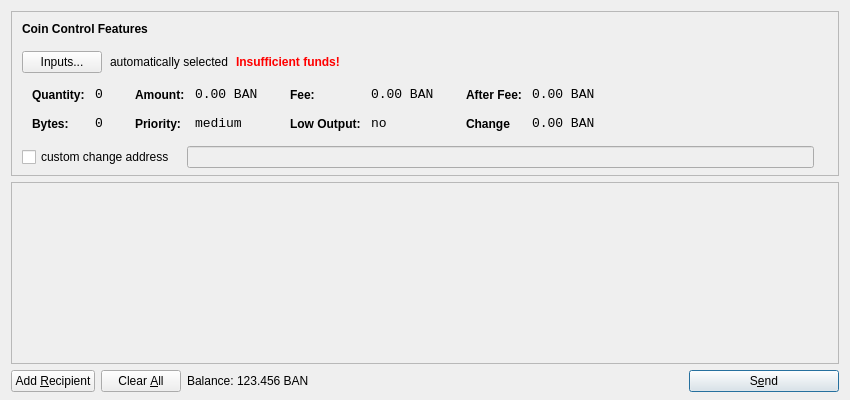
<?xml version="1.0" encoding="UTF-8"?>
<ui version="4.0">
 <class>SendCoinsDialog</class>
 <widget class="QDialog" name="SendCoinsDialog">
  <property name="geometry">
   <rect>
    <x>0</x>
    <y>0</y>
    <width>850</width>
    <height>400</height>
   </rect>
  </property>
  <property name="windowTitle">
   <string>Send Coins</string>
  </property>
  <layout class="QVBoxLayout" name="verticalLayout" stretch="0,1,0">
   <property name="bottomMargin">
    <number>8</number>
   </property>
   <item>
    <widget class="QFrame" name="frameCoinControl">
     <property name="sizePolicy">
      <sizepolicy hsizetype="Expanding" vsizetype="Expanding">
       <horstretch>0</horstretch>
       <verstretch>0</verstretch>
      </sizepolicy>
     </property>
     <property name="maximumSize">
      <size>
       <width>16777215</width>
       <height>16777215</height>
      </size>
     </property>
     <property name="frameShape">
      <enum>QFrame::StyledPanel</enum>
     </property>
     <property name="frameShadow">
      <enum>QFrame::Sunken</enum>
     </property>
     <layout class="QVBoxLayout" name="verticalLayoutCoinControl2">
      <property name="spacing">
       <number>-1</number>
      </property>
      <property name="leftMargin">
       <number>0</number>
      </property>
      <property name="topMargin">
       <number>0</number>
      </property>
      <property name="rightMargin">
       <number>0</number>
      </property>
      <property name="bottomMargin">
       <number>6</number>
      </property>
      <item>
       <layout class="QVBoxLayout" name="verticalLayoutCoinControl" stretch="0,0,0,0,1">
        <property name="spacing">
         <number>0</number>
        </property>
        <property name="leftMargin">
         <number>10</number>
        </property>
        <property name="topMargin">
         <number>10</number>
        </property>
        <item>
         <layout class="QHBoxLayout" name="horizontalLayoutCoinControl1">
          <property name="bottomMargin">
           <number>15</number>
          </property>
          <item>
           <widget class="QLabel" name="labelCoinControlFeatures">
            <property name="sizePolicy">
             <sizepolicy hsizetype="Preferred" vsizetype="Maximum">
              <horstretch>0</horstretch>
              <verstretch>0</verstretch>
             </sizepolicy>
            </property>
            <property name="font">
             <font>
              <weight>75</weight>
              <bold>true</bold>
             </font>
            </property>
            <property name="styleSheet">
             <string notr="true">font-weight:bold;</string>
            </property>
            <property name="text">
             <string>Coin Control Features</string>
            </property>
           </widget>
          </item>
         </layout>
        </item>
        <item>
         <layout class="QHBoxLayout" name="horizontalLayoutCoinControl2" stretch="0,0,0,0">
          <property name="spacing">
           <number>8</number>
          </property>
          <property name="bottomMargin">
           <number>10</number>
          </property>
          <item>
           <widget class="QPushButton" name="pushButtonCoinControl">
            <property name="styleSheet">
             <string notr="true"/>
            </property>
            <property name="text">
             <string>Inputs...</string>
            </property>
           </widget>
          </item>
          <item>
           <widget class="QLabel" name="labelCoinControlAutomaticallySelected">
            <property name="text">
             <string>automatically selected</string>
            </property>
            <property name="margin">
             <number>5</number>
            </property>
           </widget>
          </item>
          <item>
           <widget class="QLabel" name="labelCoinControlInsuffFunds">
            <property name="font">
             <font>
              <weight>75</weight>
              <bold>true</bold>
             </font>
            </property>
            <property name="styleSheet">
             <string notr="true">color:red;font-weight:bold;</string>
            </property>
            <property name="text">
             <string>Insufficient funds!</string>
            </property>
            <property name="margin">
             <number>5</number>
            </property>
           </widget>
          </item>
          <item>
           <spacer name="horizontalSpacerCoinControl">
            <property name="orientation">
             <enum>Qt::Horizontal</enum>
            </property>
            <property name="sizeHint" stdset="0">
             <size>
              <width>40</width>
              <height>1</height>
             </size>
            </property>
           </spacer>
          </item>
         </layout>
        </item>
        <item>
         <widget class="QWidget" name="widgetCoinControl" native="true">
          <property name="sizePolicy">
           <sizepolicy hsizetype="Preferred" vsizetype="Preferred">
            <horstretch>0</horstretch>
            <verstretch>0</verstretch>
           </sizepolicy>
          </property>
          <property name="minimumSize">
           <size>
            <width>0</width>
            <height>0</height>
           </size>
          </property>
          <property name="styleSheet">
           <string notr="true"/>
          </property>
          <layout class="QHBoxLayout" name="horizontalLayoutCoinControl5">
           <property name="margin">
            <number>0</number>
           </property>
           <item>
            <layout class="QHBoxLayout" name="horizontalLayoutCoinControl3" stretch="0,0,0,1">
             <property name="spacing">
              <number>20</number>
             </property>
             <property name="topMargin">
              <number>0</number>
             </property>
             <property name="bottomMargin">
              <number>10</number>
             </property>
             <item>
              <layout class="QFormLayout" name="formLayoutCoinControl1">
               <property name="horizontalSpacing">
                <number>10</number>
               </property>
               <property name="verticalSpacing">
                <number>14</number>
               </property>
               <property name="leftMargin">
                <number>10</number>
               </property>
               <property name="topMargin">
                <number>4</number>
               </property>
               <property name="rightMargin">
                <number>6</number>
               </property>
               <item row="0" column="0">
                <widget class="QLabel" name="labelCoinControlQuantityText">
                 <property name="styleSheet">
                  <string notr="true">font-weight:bold;</string>
                 </property>
                 <property name="text">
                  <string>Quantity:</string>
                 </property>
                 <property name="margin">
                  <number>0</number>
                 </property>
                </widget>
               </item>
               <item row="0" column="1">
                <widget class="QLabel" name="labelCoinControlQuantity">
                 <property name="font">
                  <font>
                   <family>Monospace</family>
                   <pointsize>10</pointsize>
                  </font>
                 </property>
                 <property name="cursor">
                  <cursorShape>IBeamCursor</cursorShape>
                 </property>
                 <property name="contextMenuPolicy">
                  <enum>Qt::ActionsContextMenu</enum>
                 </property>
                 <property name="text">
                  <string>0</string>
                 </property>
                 <property name="margin">
                  <number>0</number>
                 </property>
                 <property name="textInteractionFlags">
                  <set>Qt::LinksAccessibleByMouse|Qt::TextSelectableByKeyboard|Qt::TextSelectableByMouse</set>
                 </property>
                </widget>
               </item>
               <item row="1" column="0">
                <widget class="QLabel" name="labelCoinControlBytesText">
                 <property name="styleSheet">
                  <string notr="true">font-weight:bold;</string>
                 </property>
                 <property name="text">
                  <string>Bytes:</string>
                 </property>
                </widget>
               </item>
               <item row="1" column="1">
                <widget class="QLabel" name="labelCoinControlBytes">
                 <property name="font">
                  <font>
                   <family>Monospace</family>
                   <pointsize>10</pointsize>
                  </font>
                 </property>
                 <property name="cursor">
                  <cursorShape>IBeamCursor</cursorShape>
                 </property>
                 <property name="contextMenuPolicy">
                  <enum>Qt::ActionsContextMenu</enum>
                 </property>
                 <property name="text">
                  <string>0</string>
                 </property>
                 <property name="textInteractionFlags">
                  <set>Qt::LinksAccessibleByMouse|Qt::TextSelectableByKeyboard|Qt::TextSelectableByMouse</set>
                 </property>
                </widget>
               </item>
              </layout>
             </item>
             <item>
              <layout class="QFormLayout" name="formLayoutCoinControl2">
               <property name="horizontalSpacing">
                <number>10</number>
               </property>
               <property name="verticalSpacing">
                <number>14</number>
               </property>
               <property name="leftMargin">
                <number>6</number>
               </property>
               <property name="topMargin">
                <number>4</number>
               </property>
               <property name="rightMargin">
                <number>6</number>
               </property>
               <item row="0" column="0">
                <widget class="QLabel" name="labelCoinControlAmountText">
                 <property name="styleSheet">
                  <string notr="true">font-weight:bold;</string>
                 </property>
                 <property name="text">
                  <string>Amount:</string>
                 </property>
                 <property name="margin">
                  <number>0</number>
                 </property>
                </widget>
               </item>
               <item row="0" column="1">
                <widget class="QLabel" name="labelCoinControlAmount">
                 <property name="font">
                  <font>
                   <family>Monospace</family>
                   <pointsize>10</pointsize>
                  </font>
                 </property>
                 <property name="cursor">
                  <cursorShape>IBeamCursor</cursorShape>
                 </property>
                 <property name="contextMenuPolicy">
                  <enum>Qt::ActionsContextMenu</enum>
                 </property>
                 <property name="text">
                  <string>0.00 BAN</string>
                 </property>
                 <property name="textInteractionFlags">
                  <set>Qt::LinksAccessibleByMouse|Qt::TextSelectableByKeyboard|Qt::TextSelectableByMouse</set>
                 </property>
                </widget>
               </item>
               <item row="1" column="0">
                <widget class="QLabel" name="labelCoinControlPriorityText">
                 <property name="styleSheet">
                  <string notr="true">font-weight:bold;</string>
                 </property>
                 <property name="text">
                  <string>Priority:</string>
                 </property>
                </widget>
               </item>
               <item row="1" column="1">
                <widget class="QLabel" name="labelCoinControlPriority">
                 <property name="font">
                  <font>
                   <family>Monospace</family>
                   <pointsize>10</pointsize>
                  </font>
                 </property>
                 <property name="cursor">
                  <cursorShape>IBeamCursor</cursorShape>
                 </property>
                 <property name="contextMenuPolicy">
                  <enum>Qt::ActionsContextMenu</enum>
                 </property>
                 <property name="text">
                  <string>medium</string>
                 </property>
                 <property name="textInteractionFlags">
                  <set>Qt::LinksAccessibleByMouse|Qt::TextSelectableByKeyboard|Qt::TextSelectableByMouse</set>
                 </property>
                </widget>
               </item>
              </layout>
             </item>
             <item>
              <layout class="QFormLayout" name="formLayoutCoinControl3">
               <property name="horizontalSpacing">
                <number>10</number>
               </property>
               <property name="verticalSpacing">
                <number>14</number>
               </property>
               <property name="leftMargin">
                <number>6</number>
               </property>
               <property name="topMargin">
                <number>4</number>
               </property>
               <property name="rightMargin">
                <number>6</number>
               </property>
               <item row="0" column="0">
                <widget class="QLabel" name="labelCoinControlFeeText">
                 <property name="styleSheet">
                  <string notr="true">font-weight:bold;</string>
                 </property>
                 <property name="text">
                  <string>Fee:</string>
                 </property>
                 <property name="margin">
                  <number>0</number>
                 </property>
                </widget>
               </item>
               <item row="0" column="1">
                <widget class="QLabel" name="labelCoinControlFee">
                 <property name="font">
                  <font>
                   <family>Monospace</family>
                   <pointsize>10</pointsize>
                  </font>
                 </property>
                 <property name="cursor">
                  <cursorShape>IBeamCursor</cursorShape>
                 </property>
                 <property name="contextMenuPolicy">
                  <enum>Qt::ActionsContextMenu</enum>
                 </property>
                 <property name="text">
                  <string>0.00 BAN</string>
                 </property>
                 <property name="textInteractionFlags">
                  <set>Qt::LinksAccessibleByMouse|Qt::TextSelectableByKeyboard|Qt::TextSelectableByMouse</set>
                 </property>
                </widget>
               </item>
               <item row="1" column="0">
                <widget class="QLabel" name="labelCoinControlLowOutputText">
                 <property name="styleSheet">
                  <string notr="true">font-weight:bold;</string>
                 </property>
                 <property name="text">
                  <string>Low Output:</string>
                 </property>
                </widget>
               </item>
               <item row="1" column="1">
                <widget class="QLabel" name="labelCoinControlLowOutput">
                 <property name="font">
                  <font>
                   <family>Monospace</family>
                   <pointsize>10</pointsize>
                  </font>
                 </property>
                 <property name="cursor">
                  <cursorShape>IBeamCursor</cursorShape>
                 </property>
                 <property name="contextMenuPolicy">
                  <enum>Qt::ActionsContextMenu</enum>
                 </property>
                 <property name="text">
                  <string>no</string>
                 </property>
                 <property name="textInteractionFlags">
                  <set>Qt::LinksAccessibleByMouse|Qt::TextSelectableByKeyboard|Qt::TextSelectableByMouse</set>
                 </property>
                </widget>
               </item>
              </layout>
             </item>
             <item>
              <layout class="QFormLayout" name="formLayoutCoinControl4">
               <property name="horizontalSpacing">
                <number>10</number>
               </property>
               <property name="verticalSpacing">
                <number>14</number>
               </property>
               <property name="leftMargin">
                <number>6</number>
               </property>
               <property name="topMargin">
                <number>4</number>
               </property>
               <property name="rightMargin">
                <number>6</number>
               </property>
               <item row="0" column="0">
                <widget class="QLabel" name="labelCoinControlAfterFeeText">
                 <property name="styleSheet">
                  <string notr="true">font-weight:bold;</string>
                 </property>
                 <property name="text">
                  <string>After Fee:</string>
                 </property>
                 <property name="margin">
                  <number>0</number>
                 </property>
                </widget>
               </item>
               <item row="0" column="1">
                <widget class="QLabel" name="labelCoinControlAfterFee">
                 <property name="font">
                  <font>
                   <family>Monospace</family>
                   <pointsize>10</pointsize>
                  </font>
                 </property>
                 <property name="cursor">
                  <cursorShape>IBeamCursor</cursorShape>
                 </property>
                 <property name="contextMenuPolicy">
                  <enum>Qt::ActionsContextMenu</enum>
                 </property>
                 <property name="text">
                  <string>0.00 BAN</string>
                 </property>
                 <property name="textInteractionFlags">
                  <set>Qt::LinksAccessibleByMouse|Qt::TextSelectableByKeyboard|Qt::TextSelectableByMouse</set>
                 </property>
                </widget>
               </item>
               <item row="1" column="0">
                <widget class="QLabel" name="labelCoinControlChangeText">
                 <property name="styleSheet">
                  <string notr="true">font-weight:bold;</string>
                 </property>
                 <property name="text">
                  <string>Change</string>
                 </property>
                </widget>
               </item>
               <item row="1" column="1">
                <widget class="QLabel" name="labelCoinControlChange">
                 <property name="font">
                  <font>
                   <family>Monospace</family>
                   <pointsize>10</pointsize>
                  </font>
                 </property>
                 <property name="cursor">
                  <cursorShape>IBeamCursor</cursorShape>
                 </property>
                 <property name="contextMenuPolicy">
                  <enum>Qt::ActionsContextMenu</enum>
                 </property>
                 <property name="text">
                  <string>0.00 BAN</string>
                 </property>
                 <property name="textInteractionFlags">
                  <set>Qt::LinksAccessibleByMouse|Qt::TextSelectableByKeyboard|Qt::TextSelectableByMouse</set>
                 </property>
                </widget>
               </item>
              </layout>
             </item>
            </layout>
           </item>
          </layout>
         </widget>
        </item>
        <item>
         <layout class="QHBoxLayout" name="horizontalLayoutCoinControl4" stretch="0,0,0">
          <property name="spacing">
           <number>12</number>
          </property>
          <property name="sizeConstraint">
           <enum>QLayout::SetDefaultConstraint</enum>
          </property>
          <property name="topMargin">
           <number>5</number>
          </property>
          <property name="rightMargin">
           <number>5</number>
          </property>
          <item>
           <widget class="QCheckBox" name="checkBoxCoinControlChange">
            <property name="text">
             <string>custom change address</string>
            </property>
           </widget>
          </item>
          <item>
           <widget class="QLineEdit" name="lineEditCoinControlChange">
            <property name="enabled">
             <bool>false</bool>
            </property>
            <property name="sizePolicy">
             <sizepolicy hsizetype="Expanding" vsizetype="Fixed">
              <horstretch>0</horstretch>
              <verstretch>0</verstretch>
             </sizepolicy>
            </property>
           </widget>
          </item>
          <item>
           <widget class="QLabel" name="labelCoinControlChangeLabel">
            <property name="sizePolicy">
             <sizepolicy hsizetype="Preferred" vsizetype="Expanding">
              <horstretch>0</horstretch>
              <verstretch>0</verstretch>
             </sizepolicy>
            </property>
            <property name="minimumSize">
             <size>
              <width>0</width>
              <height>0</height>
             </size>
            </property>
            <property name="text">
             <string/>
            </property>
            <property name="margin">
             <number>3</number>
            </property>
           </widget>
          </item>
         </layout>
        </item>
        <item>
         <spacer name="verticalSpacerCoinControl">
          <property name="orientation">
           <enum>Qt::Vertical</enum>
          </property>
          <property name="sizeHint" stdset="0">
           <size>
            <width>800</width>
            <height>1</height>
           </size>
          </property>
         </spacer>
        </item>
       </layout>
      </item>
     </layout>
    </widget>
   </item>
   <item>
    <widget class="QScrollArea" name="scrollArea">
     <property name="widgetResizable">
      <bool>true</bool>
     </property>
     <widget class="QWidget" name="scrollAreaWidgetContents">
      <property name="geometry">
       <rect>
        <x>0</x>
        <y>0</y>
        <width>830</width>
        <height>165</height>
       </rect>
      </property>
      <layout class="QVBoxLayout" name="verticalLayout_2">
       <property name="margin">
        <number>0</number>
       </property>
       <item>
        <layout class="QVBoxLayout" name="entries">
         <property name="spacing">
          <number>6</number>
         </property>
        </layout>
       </item>
       <item>
        <spacer name="verticalSpacer">
         <property name="orientation">
          <enum>Qt::Vertical</enum>
         </property>
         <property name="sizeHint" stdset="0">
          <size>
           <width>20</width>
           <height>40</height>
          </size>
         </property>
        </spacer>
       </item>
      </layout>
     </widget>
    </widget>
   </item>
   <item>
    <layout class="QHBoxLayout" name="horizontalLayout">
     <item>
      <widget class="QPushButton" name="addButton">
       <property name="toolTip">
        <string>Send to multiple recipients at once</string>
       </property>
       <property name="text">
        <string>Add &amp;Recipient</string>
       </property>
       <property name="icon">
        <iconset resource="../bitcoin.qrc">
         <normaloff>:/icons/add</normaloff>:/icons/add</iconset>
       </property>
       <property name="autoDefault">
        <bool>false</bool>
       </property>
      </widget>
     </item>
     <item>
      <widget class="QPushButton" name="clearButton">
       <property name="sizePolicy">
        <sizepolicy hsizetype="Minimum" vsizetype="Fixed">
         <horstretch>0</horstretch>
         <verstretch>0</verstretch>
        </sizepolicy>
       </property>
       <property name="toolTip">
        <string>Remove all transaction fields</string>
       </property>
       <property name="text">
        <string>Clear &amp;All</string>
       </property>
       <property name="icon">
        <iconset resource="../bitcoin.qrc">
         <normaloff>:/icons/remove</normaloff>:/icons/remove</iconset>
       </property>
       <property name="autoRepeatDelay">
        <number>300</number>
       </property>
       <property name="autoDefault">
        <bool>false</bool>
       </property>
      </widget>
     </item>
     <item>
      <layout class="QHBoxLayout" name="horizontalLayout_2">
       <property name="spacing">
        <number>3</number>
       </property>
       <item>
        <widget class="QLabel" name="label">
         <property name="sizePolicy">
          <sizepolicy hsizetype="Preferred" vsizetype="Fixed">
           <horstretch>0</horstretch>
           <verstretch>0</verstretch>
          </sizepolicy>
         </property>
         <property name="text">
          <string>Balance:</string>
         </property>
        </widget>
       </item>
       <item>
        <widget class="QLabel" name="labelBalance">
         <property name="sizePolicy">
          <sizepolicy hsizetype="Preferred" vsizetype="Fixed">
           <horstretch>0</horstretch>
           <verstretch>0</verstretch>
          </sizepolicy>
         </property>
         <property name="cursor">
          <cursorShape>IBeamCursor</cursorShape>
         </property>
         <property name="text">
          <string>123.456 BAN</string>
         </property>
         <property name="textInteractionFlags">
          <set>Qt::LinksAccessibleByMouse|Qt::TextSelectableByKeyboard|Qt::TextSelectableByMouse</set>
         </property>
        </widget>
       </item>
      </layout>
     </item>
     <item>
      <spacer name="horizontalSpacer">
       <property name="orientation">
        <enum>Qt::Horizontal</enum>
       </property>
       <property name="sizeHint" stdset="0">
        <size>
         <width>40</width>
         <height>20</height>
        </size>
       </property>
      </spacer>
     </item>
     <item>
      <widget class="QPushButton" name="sendButton">
       <property name="minimumSize">
        <size>
         <width>150</width>
         <height>0</height>
        </size>
       </property>
       <property name="toolTip">
        <string>Confirm the send action</string>
       </property>
       <property name="text">
        <string>S&amp;end</string>
       </property>
       <property name="icon">
        <iconset resource="../bitcoin.qrc">
         <normaloff>:/icons/send</normaloff>:/icons/send</iconset>
       </property>
       <property name="default">
        <bool>true</bool>
       </property>
      </widget>
     </item>
    </layout>
   </item>
  </layout>
 </widget>
 <resources>
  <include location="../bitcoin.qrc"/>
 </resources>
 <connections/>
</ui>
